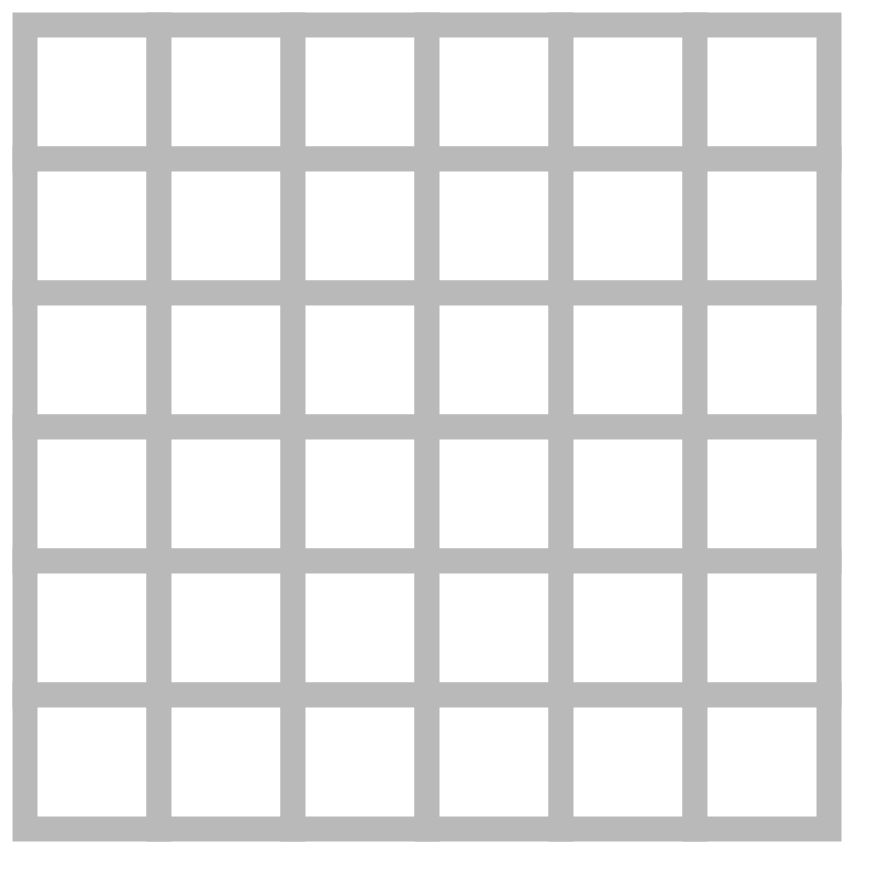
Frame 1 (no input)
Frame 60 (no input): identical to frame 1, image omitted
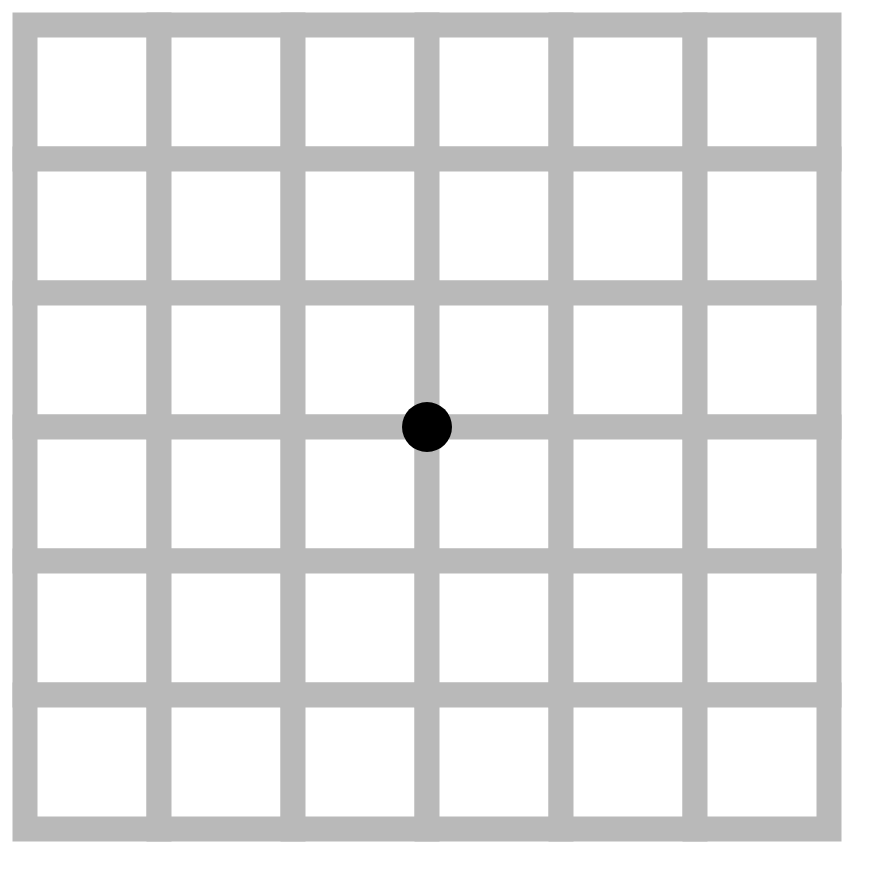
Frame 120 (the mouse pressed at the canvas centre since frame 60)

The p5.js sketch that drew these frames (run headless with seeded random() and noise() and a simulated clock; from frame 60 on, the mouse is pressed at the canvas centre):

// p5.js sketch
// ── sketch.js
const canvasWidth = 800;
const squareThickness = 25;
const canvasHeight = canvasWidth;
const squareAmount = 6;
const squareSize = Math.ceil(canvasHeight / squareAmount);
const squares = [];

let start;
let end;
let startOrEnd = false;
let euclideanDistance;
let manhattanDistance;
let distP;

function setup() {
  console.log(squareSize);
  const c = createCanvas(
    canvasWidth + 3 * squareThickness,
    canvasHeight + 3 * squareThickness
  );

  for (let i = 0; i < canvasWidth; i += squareSize) {
    for (let j = 0; j < canvasHeight; j += squareSize) {
      squares.push(new Square(i, j, squareThickness, squareSize));
    }
  }

  distP = createP();

  c.mousePressed(handleClick);
}

function draw() {
  background(255);

  for (const square of squares) {
    square.draw();
  }

  if (start && end) {
    // draw euclidean distance
    stroke(0, 255, 0);
    strokeWeight(10);
    line(start.x, start.y, end.x, end.y);

    // draw manhattan distance

    // start is to the left of end
    let maxLines = manhattanDistance / squareSize;
    if (start.x <= end.x) {
      // start is under end
      if (start.y >= end.y) {
        let prevEnd = createVector(start.x, start.y);
        stroke(0, 0, 255);
        for (let i = 0; i <= maxLines; i++) {
          if (i % 2 == 0) {
            line(prevEnd.x, prevEnd.y, prevEnd.x + squareSize, prevEnd.y);
            prevEnd.x = prevEnd.x + squareSize;
          } else {
            line(prevEnd.x, prevEnd.y, prevEnd.x, prevEnd.y + squareSize);
            prevEnd.y = prevEnd.y + squareSize;
          }
        }
      } else {
      }
    } else {
      // start is under end
      if (start.y >= end.y) {
      } else {
      }
    }
  }

  if (start) {
    fill(0);
    noStroke();
    circle(start.x, start.y, 50);
  }

  if (end) {
    fill(0);
    noStroke();
    circle(end.x, end.y, 50);
  }
}

function handleClick() {
  let x, y;
  let bestDistance = Infinity;

  for (const square of squares) {
    let currentDistance, currentX, currentY;

    // top left corner
    currentX = square.pos.x;
    currentY = square.pos.y;
    currentDistance = dist(mouseX, mouseY, currentX, currentY);
    if (currentDistance < bestDistance) {
      bestDistance = currentDistance;
      x = currentX + squareThickness;
      y = currentY + squareThickness;
    }

    // top right corner
    currentX = square.pos.x + squareSize;
    currentY = square.pos.y;
    currentDistance = dist(mouseX, mouseY, currentX, currentY);
    if (currentDistance < bestDistance) {
      bestDistance = currentDistance;
      x = currentX + squareThickness;
      y = currentY + squareThickness;
    }

    // bottom right corner
    currentX = square.pos.x + squareSize;
    currentY = square.pos.y + squareSize;
    currentDistance = dist(mouseX, mouseY, currentX, currentY);
    if (currentDistance < bestDistance) {
      bestDistance = currentDistance;
      x = currentX + squareThickness;
      y = currentY + squareThickness;
    }

    // bottom left corner
    currentX = square.pos.x;
    currentY = square.pos.y + squareSize;
    currentDistance = dist(mouseX, mouseY, currentX, currentY);
    if (currentDistance < bestDistance) {
      bestDistance = currentDistance;
      x = currentX + squareThickness;
      y = currentY + squareThickness;
    }
  }

  if (startOrEnd) {
    start = createVector(x, y);
  } else {
    end = createVector(x, y);
  }

  startOrEnd = !startOrEnd;

  if (start && end) {
    euclideanDistance = floor(dist(start.x, start.y, end.x, end.y));
    manhattanDistance = floor(abs(start.x - end.x) + abs(start.y - end.y));

    distP.html(`
     Euclidean Distance: ${euclideanDistance}
     </br>
     Manhattan Distance: ${manhattanDistance}
    `);
  }
}

// ── square.js
class Square {
  constructor(x, y, thickness, size) {
    this.pos = createVector(x, y);
    this.thickness = thickness;
    this.size = size;
  }

  draw() {
    stroke(185);
    strokeWeight(squareThickness);
    fill(255);
    square(this.pos.x + this.thickness, this.pos.y + this.thickness, this.size);
  }
}
